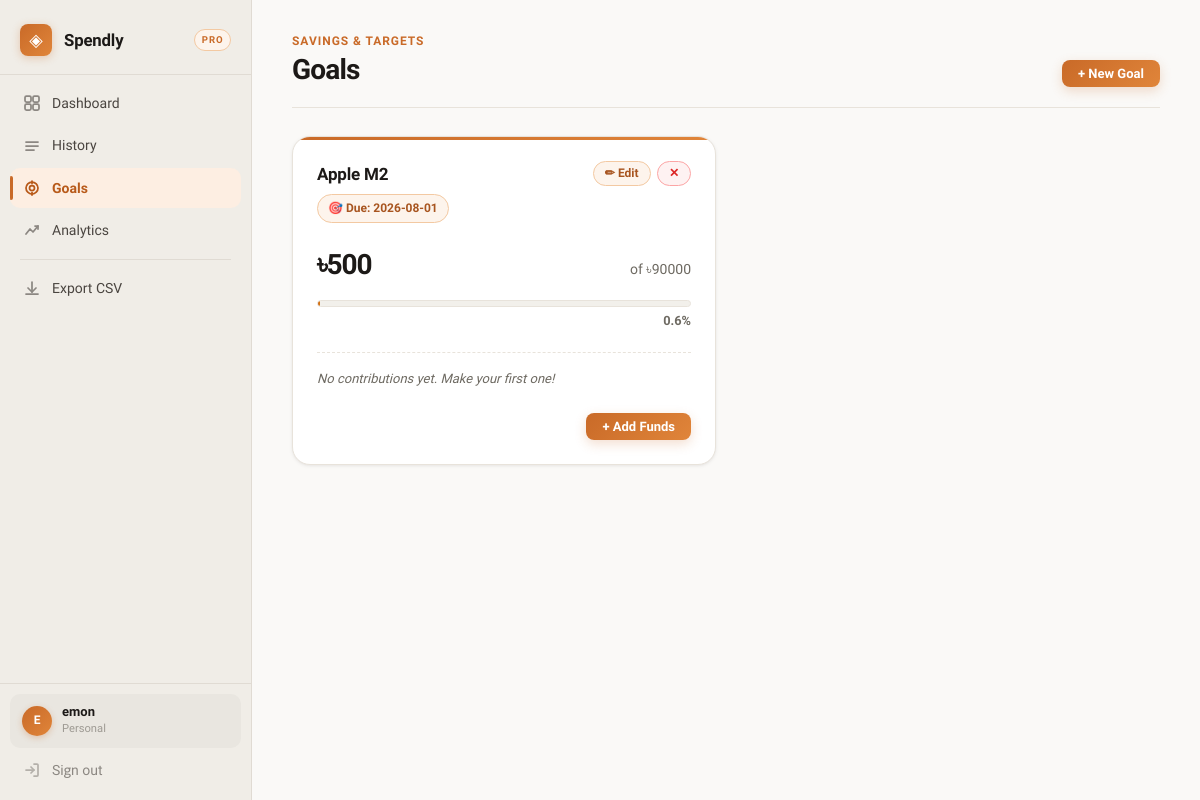
The app's page /goals (signed in) with its own data.
### tables this page shows
CREATE TABLE goals (
            id INTEGER PRIMARY KEY AUTOINCREMENT,
            user_id INTEGER NOT NULL,
            name TEXT NOT NULL,
            target_amount REAL NOT NULL,
            current_amount REAL DEFAULT 0,
            deadline TEXT,
            FOREIGN KEY(user_id) REFERENCES users(id)
        );

### app/routes/goals.py (the view)
@goals_bp.route('/goals')
def index():
    if 'user_id' not in session:
        return redirect(url_for('auth.login'))
    uid = session['user_id']
    conn = get_db()
    goals = conn.execute("SELECT * FROM goals WHERE user_id = ? ORDER BY id DESC", (uid,)).fetchall()
    goals_data = []
    for g in goals:
        progress = 0
        if g['target_amount'] > 0:
            progress = min(100, (g['current_amount'] / g['target_amount']) * 100)
        goal_dict = dict(g)
        goal_dict['progress'] = progress
        try:
            funds_raw = conn.execute(
                "SELECT amount, added_at FROM goal_funds WHERE goal_id=? ORDER BY added_at DESC",
                (g['id'],)
            ).fetchall()
            goal_dict['fund_history'] = [dict(f) for f in funds_raw]
        except Exception:
            goal_dict['fund_history'] = []
        goals_data.append(goal_dict)
    curr_month = datetime.now().strftime("%Y-%m")
    try:
        budget_row = conn.execute(
            "SELECT amount FROM budgets WHERE user_id=? AND category_id IS NULL AND month=?",
            (uid, curr_month)
        ).fetchone()
        monthly_budget = float(budget_row["amount"]) if budget_row and budget_row["amount"] is not None else 0.0
    except Exception:
        monthly_budget = 0.0
    try:
        cm_expense_row = conn.execute(
            "SELECT COALESCE(SUM(amount), 0) as spent FROM expenses WHERE user_id=? AND strftime('%Y-%m', date)=?",
            (uid, curr_month)
        ).fetchone()
        cm_expense = float(cm_expense_row['spent']) if cm_expense_row and cm_expense_row['spent'] is not None else 0.0
    except Exception:
        cm_expense = 0.0
    budget_used_percent = round(min(100, (cm_expense / monthly_budget) * 100), 1) if monthly_budget > 0 else 0
    return render_template('goals.html', goals=goals_data, monthly_budget=monthly_budget,
                           cm_expense=cm_expense, budget_used_percent=budget_used_percent)

### app/database/connection.py (called while the page is built)
def get_db():
    if 'db' not in g:
        is_postgres = current_app.config.get('IS_POSTGRES', False)
        if is_postgres:
            if not HAS_PSYCHOG2:
                raise ImportError("PostgreSQL is requested but psycopg2 is not installed.")
            conn = psycopg2.connect(current_app.config['DATABASE_URI'])
            g.db = DBConnection(conn, is_postgres=True)
        else:
            conn = sqlite3.connect(current_app.config['DATABASE_SQLITE'])
            conn.row_factory = sqlite3.Row
            g.db = DBConnection(conn, is_postgres=False)
    return g.db

    def execute(self, query, params=None):
        if self.is_postgres:
            query = query.replace('?', '%s')
            query = re.sub(r"strftime\s*\(\s*['\"]%Y-%m['\"]\s*,\s*(.*?)\)", r"TO_CHAR(\1, 'YYYY-MM')", query)
            query = re.sub(r"strftime\s*\(\s*['\"]%w['\"]\s*,\s*(.*?)\)", r"(EXTRACT(DOW FROM \1)::int)", query)
            query = re.sub(r"strftime\s*\(\s*['\"]%Y-%m-%d['\"]\s*,\s*(.*?)\)", r"(\1)::date::text", query)
            cursor = self.connection.cursor(cursor_factory=RealDictCursor)
        else:
            cursor = self.connection.cursor()
        if params:
            cursor.execute(query, params)
        else:
            cursor.execute(query)
        return cursor

    def close(self):
        self.connection.close()

### app/templates/goals.html (shortened to what this page needs)
{% extends "base.html" %}
{% block content %}
<div class="page-header">
  <div class="page-header-left">
    <p class="page-eyebrow">Savings & targets</p>
    <h1 class="page-title">Goals</h1>
  </div>
  <div class="page-header-right">
    <button class="btn btn-primary btn-sm" onclick="openModal('addGoalModal')">+ New Goal</button>
  </div>
</div>
<div class="goals-grid">
  {% for goal in goals %}
  <div class="goal-card">
    <div style="display:flex;justify-content:space-between;align-items:flex-start;gap:1rem">
      <div>
        <p class="goal-name">{{ goal.name }}</p>
        <div style="display:flex;gap:0.375rem;flex-wrap:wrap;margin-top:0.4rem">
          {% if goal.deadline %}
          <span class="goal-badge has-deadline">🎯 Due: {{ goal.deadline }}</span>
          {% else %}
          <span class="goal-badge">🎯 No deadline</span>
          {% endif %}
        </div>
      </div>
      <div style="display:flex;gap:0.4rem;flex-shrink:0">
        <button class="action-btn edit-btn"
          data-id="{{ goal.id }}"
          data-name="{{ goal.name }}"
          data-target="{{ goal.target_amount }}"
          data-deadline="{{ goal.deadline or '' }}"
          onclick="openEditGoalModal(this)">✏ Edit</button>
        <button class="action-btn delete-btn"
          data-url="{{ url_for('goals.delete_goal', id=goal.id) }}"
          data-msg="Delete goal &quot;{{ goal.name }}&quot;? All contributions will be lost."
          onclick="openDeleteModal(this)">✕</button>
      </div>
    </div>
    <div>
      <div class="goal-amount-row">
        <span class="goal-current">৳{{ "%.0f"|format(goal.current_amount) }}</span>
        <span class="goal-target">of ৳{{ "%.0f"|format(goal.target_amount) }}</span>
      </div>
      <div class="goal-progress-bg" style="margin-top:0.75rem">
        <div class="goal-progress-fill"
             style="width:{{ goal.progress }}%;
                    background:{% if goal.progress >= 100 %}var(--grad-emerald){% elif goal.progress >= 65 %}var(--grad-accent){% else %}linear-gradient(90deg,#c96a28,#d97706){% endif %}">
        </div>
      </div>
      <p class="goal-pct">{{ "%.1f"|format(goal.progress) }}%</p>
    </div>
    {% if goal.fund_history %}
    <div class="fund-history">
      <p class="fund-history-label">Contributions</p>
      <div class="fund-history-scroll">
        {% for f in goal.fund_history %}
        <div class="fund-item">
          <span class="fund-date">{{ f.added_at|format_date }}</span>
          <span class="fund-amount">+ ৳{{ "%.2f"|format(f.amount) }}</span>
        </div>
        {% endfor %}
      </div>
    </div>
    {% else %}
    <div class="fund-history">
      <p style="font-size:0.8125rem;color:var(--ink-3);font-style:italic">No contributions yet. Make your first one!</p>
    </div>
    {% endif %}
    <div style="padding-top:0.25rem;display:flex;justify-content:{% if goal.progress >= 100 %}center{% else %}flex-end{% endif %}">
      {% if goal.progress >= 100 %}
      <div class="goal-accomplished">🎉 Goal Accomplished!</div>
      {% else %}
      <button class="btn btn-primary btn-sm"
        data-id="{{ goal.id }}"
        data-name="{{ goal.name }}"
        onclick="openAddFundsModal(this)">+ Add Funds</button>
      {% endif %}
    </div>
  </div>
  {% endfor %}
</div>
{% endblock %}

### records on screen
goals: name "Apple M2", deadline "2026-08-01", current_amount "500", target_amount "90000", {{ goal.progress }} 0.5555555555555556 (drawn), progress "0.6"

### other values on screen
{{ session.username[0]|upper }} "E"
{{ session.username }} "emon"
